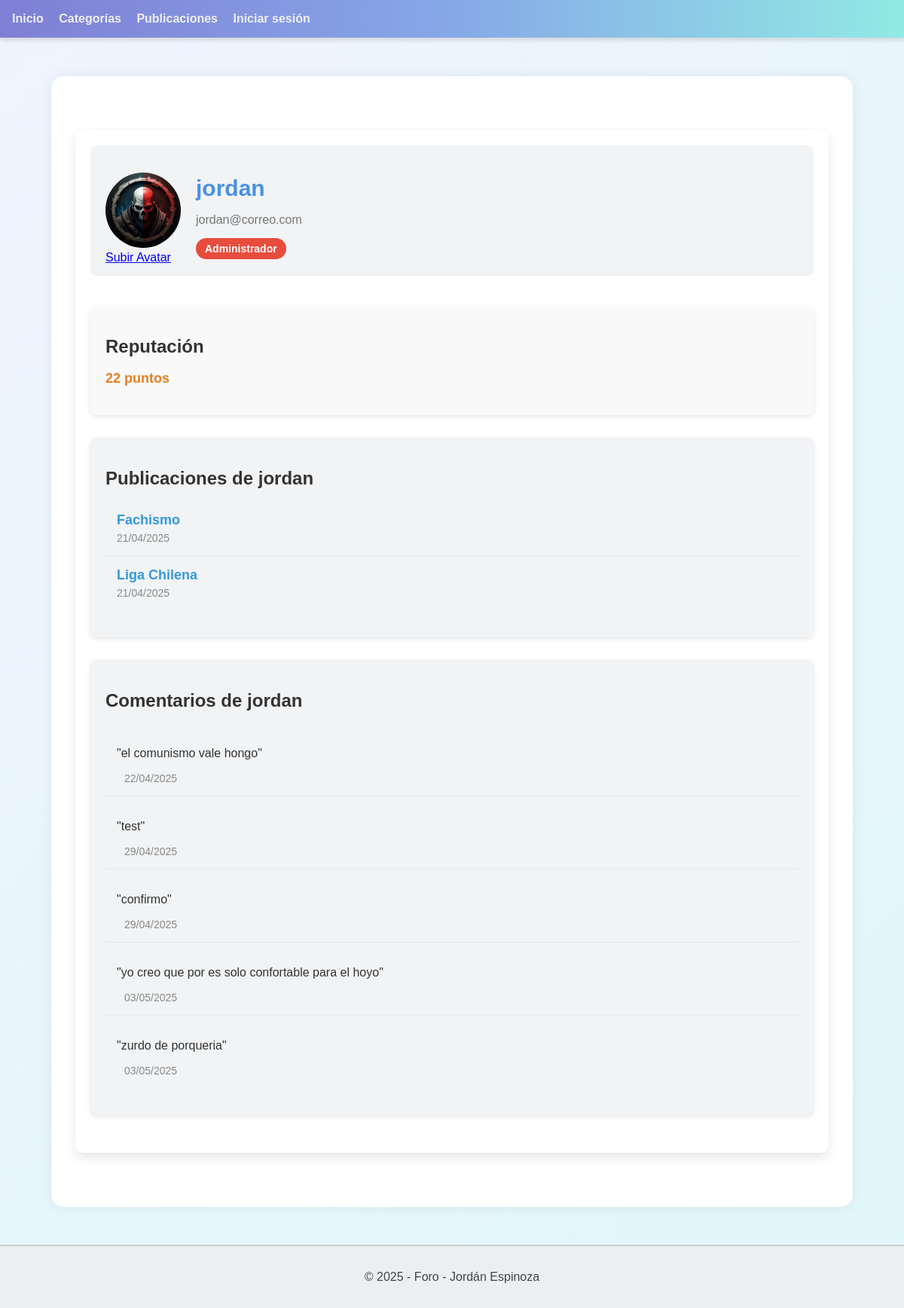
The page /foro/perfil/1/ on the database its author committed.
### foro_aplicacion/models.py (models this page shows, shortened)
class Usuario(AbstractUser):
    correo = models.EmailField(max_length=100, unique=True)
    es_admin = models.BooleanField(default=False)
    es_baneado = models.BooleanField(default=False)
    es_moderador = models.BooleanField(default=False)
    es_autor = models.BooleanField(default=False)
    reputacion = models.IntegerField(default=0)
    avatar = models.ImageField(upload_to='avatars/', blank=True, null=True)
    class Meta:
        verbose_name = 'Usuario'
        verbose_name_plural = 'Usuarios'
    @property
    def avatar_url(self):
        if not self.avatar:
            return static('assets/img/default_avatar.png')
        return self.avatar.url

class Publicacion(models.Model):
    titulo = models.CharField(max_length=100)
    cuerpo = models.TextField()
    fecha_creacion = models.DateTimeField(auto_now_add=True)
    fecha_modificacion = models.DateTimeField(auto_now=True)
    usuario = models.ForeignKey(Usuario, on_delete=models.CASCADE, related_name='publicaciones')
    categoria = models.ForeignKey(Categoria, on_delete=models.CASCADE, related_name='publicaciones')
    etiquetas = models.ManyToManyField(Etiqueta, through='PublicacionEtiqueta', related_name='publicaciones')

class Comentario(models.Model):
    publicacion = models.ForeignKey(Publicacion, on_delete=models.CASCADE, related_name='comentarios')
    usuario = models.ForeignKey(Usuario, on_delete=models.CASCADE, related_name='comentarios')
    contenido = models.TextField()
    fecha_creacion = models.DateTimeField(auto_now_add=True)
    comentario_padre = models.ForeignKey('self', on_delete=models.CASCADE, null=True, blank=True, related_name='respuestas')

### foro_aplicacion/views.py (the view)
# urls.py: path('perfil/<int:usuario_id>/', perfil_usuario, name='perfil_usuario'),
def perfil_usuario(request, usuario_id):
    usuario = get_object_or_404(Usuario, id=usuario_id)
    publicaciones = Publicacion.objects.filter(usuario=usuario).order_by('fecha_creacion')
    comentarios = Comentario.objects.filter(usuario=usuario).order_by('fecha_creacion')
    return render(request, 'foro_aplicacion/perfil_usuario.html', {
        'usuario': usuario,
        'publicaciones': publicaciones,
        'comentarios': comentarios
    })

### foro_aplicacion/templates/foro_aplicacion/perfil_usuario.html
{% extends "template_base.html" %}
{% block body %}
<div class="perfil-container">
    <div class="perfil-header">
        <div class="perfil-avatar">
            <img src="{{ usuario.avatar_url }}" alt="Avatar de {{ usuario.username }}" class="avatar-img">
            <a href="{% url "subir_imagen" %}">Subir Avatar</a>
        </div>
        <div class="perfil-info">
            <h1 class="perfil-username">{{ usuario.username }}</h1>
            <p class="perfil-email">{{ usuario.correo }}</p>
            <div class="perfil-roles">
                {% if usuario.es_admin %}
                    <span class="rol admin">Administrador</span>
                {% elif usuario.es_moderador %}
                    <span class="rol moderador">Moderador</span>
                {% elif usuario.es_baneado %}
                    <span class="rol baneado">Baneado</span>
                {% elif usuario.es_autor %}
                    <span class="rol autor">Autor</span>
                {% else %}
                    <span class="rol usuario">Usuario normal</span>
                {% endif %}
            </div>
        </div>
    </div>
    <div class="perfil-secciones">
        <section class="perfil-reputacion">
            <h2>Reputación</h2>
            <p class="reputacion-puntos">{{ usuario.reputacion }} puntos</p>
        </section>
        <section class="perfil-publicaciones">
            <h2>Publicaciones de {{ usuario.username }}</h2>
            {% if publicaciones %}
                <ul class="list-publicaciones">
                    {% for publicacion in publicaciones %}
                        <li class="publicacion-item">
                            <a href="{% url 'detalle_publicacion' publicacion.id %}" class="publicacion-titulo">{{ publicacion.titulo }}</a>
                            <span class="publicacion-fecha">{{ publicacion.fecha_creacion|date:"d/m/Y" }}</span>
                        </li>
                    {% endfor %}
                </ul>
            {% else %}
                <p>No ha publicado aún.</p>
            {% endif %}
        </section>
        <section class="perfil-comentarios">
            <h2>Comentarios de {{ usuario.username }}</h2>
            {% if comentarios %}
                <ul class="list-comentarios">
                    {% for comentario in comentarios %}
                        <li class="comentario-item">
                            <p>"{{ comentario.contenido }}"</p>
                            <span class="comentario-fecha">{{ comentario.fecha_creacion|date:"d/m/Y" }}</span>
                        </li>
                    {% endfor %}
                </ul>
            {% else %}
                <p>No ha realizado comentarios aún.</p>
            {% endif %}
        </section>
    </div>
</div>
{% endblock %}

### static/css/styles.css (style rules this page uses)
body { margin: 0; padding: 0; background: linear-gradient(135deg, #f0f4ff, #e0f7fa); color: #333; font-family: 'Segoe UI', Tahoma, Geneva, Verdana, sans-serif; }
body { font-family: Arial, sans-serif; background-color: #f4f4f4; color: #333; }
.comentario-fecha { font-size: 13px; color: #888; margin-left: 10px; }
.perfil-container { max-width: 1000px; margin: 40px auto; padding: 20px; background-color: #fff; border-radius: 12px; box-shadow: 0 6px 15px rgba(0, 0, 0, 0.1); }
.perfil-header { display: flex; align-items: center; margin-bottom: 30px; border-bottom: 2px solid #f0f0f0; padding-bottom: 20px; background-color: #f1f3f5; border-radius: 8px; padding: 20px; }
.perfil-avatar { width: 100px; height: 100px; margin-right: 20px; }
.avatar-img { width: 100%; height: 100%; border-radius: 50%; object-fit: cover; }
.perfil-info { flex-grow: 1; }
.perfil-username { font-size: 30px; font-weight: bold; color: #4a90e2; margin-bottom: 10px; }
.perfil-email { font-size: 16px; color: #777; margin-bottom: 15px; }
.perfil-roles { display: flex; gap: 10px; }
.rol { padding: 6px 12px; border-radius: 20px; font-size: 14px; font-weight: bold; color: #fff; }
.rol.admin { background-color: #e74c3c; }
.perfil-secciones { margin-top: 40px; }
h2 { font-size: 24px; font-weight: bold; margin-bottom: 15px; color: #333; }
.perfil-reputacion { background-color: #f9f9f9; padding: 20px; border-radius: 8px; box-shadow: 0 2px 6px rgba(0, 0, 0, 0.1); margin-bottom: 30px; }
.reputacion-puntos { font-size: 18px; font-weight: bold; color: #e67e22; }
.perfil-publicaciones, .perfil-comentarios { background-color: #f1f3f5; padding: 20px; border-radius: 8px; box-shadow: 0 2px 6px rgba(0, 0, 0, 0.1); margin-bottom: 30px; }
.list-publicaciones, .list-comentarios { list-style-type: none; padding-left: 0; }
.publicacion-item, .comentario-item { padding: 15px; border-bottom: 1px solid #e6e6e6; }
.publicacion-item:last-child, .comentario-item:last-child { border-bottom: none; }
.publicacion-titulo { font-size: 18px; color: #3498db; text-decoration: none; font-weight: bold; }
.publicacion-fecha, .comentario-fecha { font-size: 14px; color: #888; display: block; margin-top: 5px; }

### rows shown on the page
Usuario: avatar_url (picture), username "jordan", correo "jordan@correo.com", reputacion "22"
Publicacion: titulo "Fachismo", fecha_creacion "21/04/2025"
Publicacion: titulo "Liga Chilena", fecha_creacion "21/04/2025"
Comentario: contenido "el comunismo vale hongo", fecha_creacion "22/04/2025"
Comentario: contenido "test", fecha_creacion "29/04/2025"
Comentario: contenido "confirmo", fecha_creacion "29/04/2025"
Comentario: contenido "yo creo que por es solo confortable para el hoyo", fecha_creacion "03/05/2025"
Comentario: contenido "zurdo de porqueria", fecha_creacion "03/05/2025"
